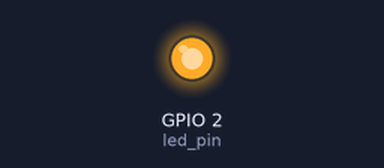
Simulated run of this sketch. Board: ESP32. Shown: output pins drawn as LEDs (lit = HIGH).

Above: at 0.15 s.
At 5.7 s:
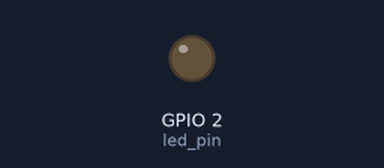
Timing chart, 0 to 6.9 s (numbered marks = the images above):
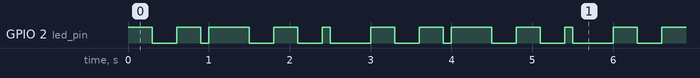

Measured:
- by itself, GPIO 2 (led_pin): repeats every 3.0 s: LOW 0.30 s, HIGH 0.30 s, LOW 0.10 s, HIGH 0.50 s, LOW 0.30 s, HIGH 0.30 s, LOW 0.30 s, HIGH 0.10 s, LOW 0.50 s, HIGH 0.30 s
- by itself, everything shown: repeats every 3.0 s, in 10 steps

The sketch:

Example1_Solution.ino
```cpp
// (licence header left out)
// Use only core 1 for demo purposes
#if CONFIG_FREERTOS_UNICORE
static const BaseType_t app_cpu = 0;
#else
static const BaseType_t app_cpu = 1;
#endif

// LED rates
static const int rate_1 = 500;  // ms
static const int rate_2 = 300;  // ms

// Pins
static const int led_pin = LED_BUILTIN;

// Our task: blink an LED at one rate
void toggleLED_1(void *parameter) {
  while(1) {
    digitalWrite(led_pin, HIGH);
    vTaskDelay(rate_1 / portTICK_PERIOD_MS);
    digitalWrite(led_pin, LOW);
    vTaskDelay(rate_1 / portTICK_PERIOD_MS);
  }
}

// Our task: blink an LED at another rate
void toggleLED_2(void *parameter) {
  while(1) {
    digitalWrite(led_pin, HIGH);
    vTaskDelay(rate_2 / portTICK_PERIOD_MS);
    digitalWrite(led_pin, LOW);
    vTaskDelay(rate_2 / portTICK_PERIOD_MS);
  }
}

void setup() {

  // Configure pin
  pinMode(led_pin, OUTPUT);

  // Task to run forever
  xTaskCreatePinnedToCore(  // Use xTaskCreate() in vanilla FreeRTOS
              toggleLED_1,  // Function to be called
              "Toggle 1",   // Name of task
              1024,         // Stack size (bytes in ESP32, words in FreeRTOS)
              NULL,         // Parameter to pass to function
              1,            // Task priority (0 to configMAX_PRIORITIES - 1)
              NULL,
              app_cpu);

  // Task to run forever
  xTaskCreatePinnedToCore(  // Use xTaskCreate() in vanilla FreeRTOS
              toggleLED_2,  // Function to be called
              "Toggle 2",   // Name of task
              1024,         // Stack size (bytes in ESP32, words in FreeRTOS)
              NULL,         // Parameter to pass to function
              1,            // Task priority (0 to configMAX_PRIORITIES - 1)
              NULL,
              app_cpu);

  // If this was vanilla FreeRTOS, you'd want to call vTaskStartScheduler() in
  // main after setting up your tasks.
}

void loop() {
  // Do nothing
  // setup() and loop() run in their own task with priority 1 in core 1
  // on ESP32
}
```
